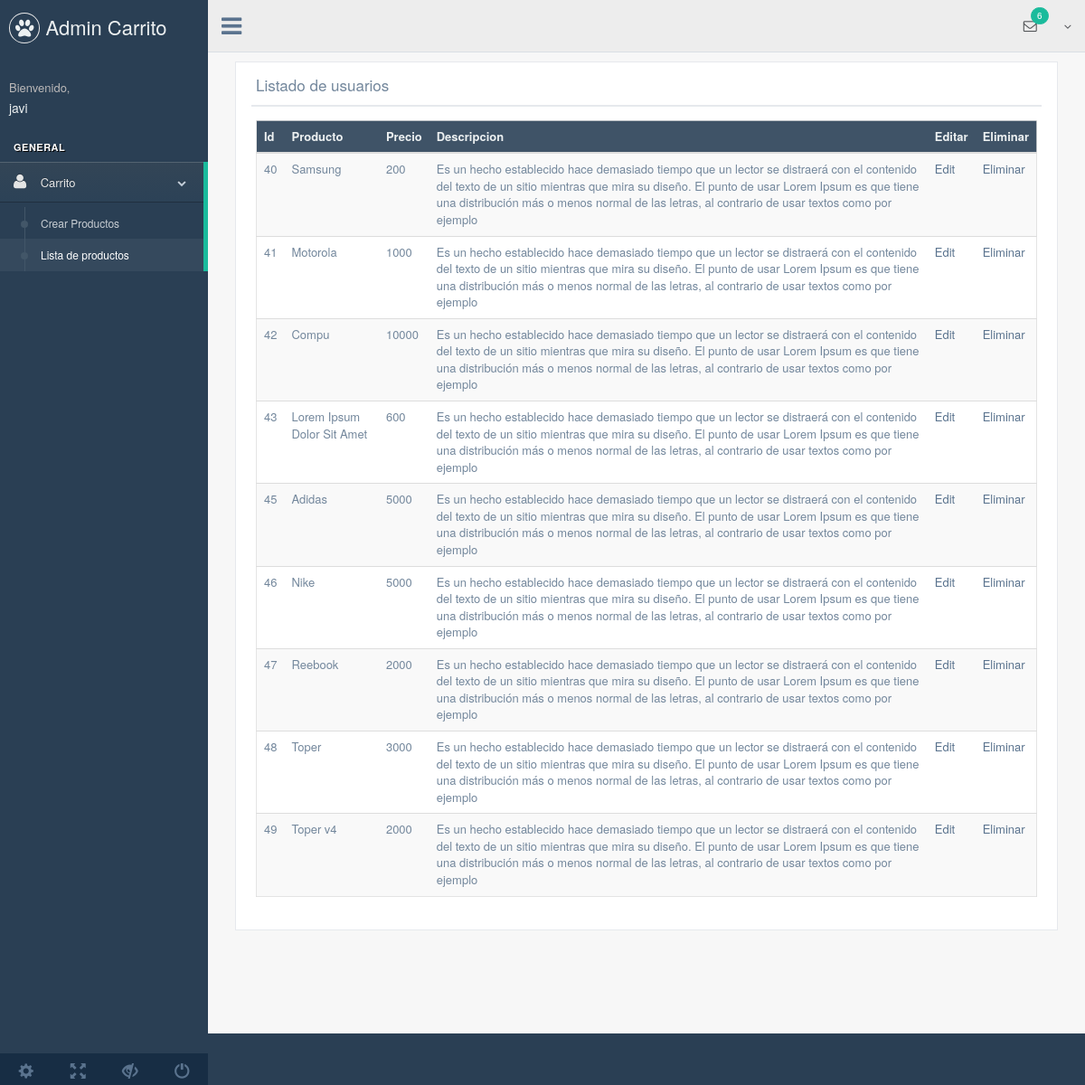
/admin/producto_listar.php (signed in), run on the app's committed database.
### tables this page shows
CREATE TABLE IF NOT EXISTS `productos` (
  `id_producto` int(11) NOT NULL AUTO_INCREMENT,
  `Nombre_de_producto` varchar(250) NOT NULL,
  `Precio_de_producto` double DEFAULT NULL,
  `imagen_de_producto` varchar(250) DEFAULT NULL,
  `descripcion` text,
  PRIMARY KEY (`id_producto`)
);

### admin/producto_listar.php (the view, shortened to what this page needs)
<?php include_once('inc/header.php');?>
  <body class="nav-md">
    <div class="container body altura">
      <div class="main_container">
        <div class="col-md-3 left_col">
          <?php include_once('inc/left_menu.php');?>
        <div class="right_col" role="main">
         <div class="col-md-12 col-sm-12 col-xs-12">
                <div class="x_panel">
                  <div class="x_title">
                    <h2>Listado de usuarios</h2>
					<div class="clearfix"></div>
                  </div>
                  <div class="x_content">
                    <div class="table-responsive">
                      <table class="table table-striped jambo_table ">
                        <thead>
                          <tr class="headings">
                            <th class="column-title">Id </th>
                            <th class="column-title">Producto </th>
                            <th class="column-title">Precio </th>
                            <th class="column-title">Descripcion </th>
                            <th class="column-title no-link last"><span class="nobr">Editar</span>
                            <th class="column-title no-link last"><span class="nobr">Eliminar</span>
                            </th>
                          </tr>
                        </thead>
                        <tbody>
						<?
							$sql = 'SELECT id_producto, Nombre_de_producto, Precio_de_producto, descripcion
                            FROM productos ORDER BY id_producto ASC';
							$resultado = $con->query($sql);
              if ($resultado):
							foreach($resultado as $row){
								?>
								  <tr class="even pointer">
									<td class=" "><?php echo $row['id_producto']?></td>
									<td class=" "><?= $row['Nombre_de_producto']?> </td>
									<td class=" "><?php print($row['Precio_de_producto'])?></td>
									<td class=" "><?php print($row['descripcion'])?></td>
										<td class=" last"><a href="productos_editar.php?id=<?=$row['id_producto']?>">Edit</a>
										<td class=" last"><a href="productos_eliminar.php?id=<?=$row['id_producto']?>">Eliminar</a>
									</td>
								  </tr>
							<?} endif;?>
                        </tbody>
                      </table>
                    </div>
                  </div>
                </div>
              </div>
        </div>
<?php include_once('inc/footer.php');

### admin/producto_listar.php (style rules this page uses)
.altura { height: 1200px; }

### data on the page
productos: id_producto "40", Nombre_de_producto "Samsung", Precio_de_producto "200", descripcion "Es un hecho establecido hace demasiado tiempo que un lector se distraerá con el contenido del texto de un sitio mientras que mira su diseño. El punto de usar Lorem Ipsum es que tiene una distribución más o menos normal de las letras, al contrario de usar textos como por ejemplo"
productos: id_producto "41", Nombre_de_producto "Motorola", Precio_de_producto "1000", descripcion "Es un hecho establecido hace demasiado tiempo que un lector se distraerá con el contenido del texto de un sitio mientras que mira su diseño. El punto de usar Lorem Ipsum es que tiene una distribución más o menos normal de las letras, al contrario de usar textos como por ejemplo"
productos: id_producto "42", Nombre_de_producto "Compu", Precio_de_producto "10000", descripcion "Es un hecho establecido hace demasiado tiempo que un lector se distraerá con el contenido del texto de un sitio mientras que mira su diseño. El punto de usar Lorem Ipsum es que tiene una distribución más o menos normal de las letras, al contrario de usar textos como por ejemplo"
productos: id_producto "43", Nombre_de_producto "Lorem Ipsum Dolor Sit Amet", Precio_de_producto "600", descripcion "Es un hecho establecido hace demasiado tiempo que un lector se distraerá con el contenido del texto de un sitio mientras que mira su diseño. El punto de usar Lorem Ipsum es que tiene una distribución más o menos normal de las letras, al contrario de usar textos como por ejemplo"
productos: id_producto "45", Nombre_de_producto "Adidas", Precio_de_producto "5000", descripcion "Es un hecho establecido hace demasiado tiempo que un lector se distraerá con el contenido del texto de un sitio mientras que mira su diseño. El punto de usar Lorem Ipsum es que tiene una distribución más o menos normal de las letras, al contrario de usar textos como por ejemplo"
productos: id_producto "46", Nombre_de_producto "Nike", Precio_de_producto "5000", descripcion "Es un hecho establecido hace demasiado tiempo que un lector se distraerá con el contenido del texto de un sitio mientras que mira su diseño. El punto de usar Lorem Ipsum es que tiene una distribución más o menos normal de las letras, al contrario de usar textos como por ejemplo"
productos: id_producto "47", Nombre_de_producto "Reebook", Precio_de_producto "2000", descripcion "Es un hecho establecido hace demasiado tiempo que un lector se distraerá con el contenido del texto de un sitio mientras que mira su diseño. El punto de usar Lorem Ipsum es que tiene una distribución más o menos normal de las letras, al contrario de usar textos como por ejemplo"
productos: id_producto "48", Nombre_de_producto "Toper", Precio_de_producto "3000", descripcion "Es un hecho establecido hace demasiado tiempo que un lector se distraerá con el contenido del texto de un sitio mientras que mira su diseño. El punto de usar Lorem Ipsum es que tiene una distribución más o menos normal de las letras, al contrario de usar textos como por ejemplo"
productos: id_producto "49", Nombre_de_producto "Toper v4", Precio_de_producto "2000", descripcion "Es un hecho establecido hace demasiado tiempo que un lector se distraerá con el contenido del texto de un sitio mientras que mira su diseño. El punto de usar Lorem Ipsum es que tiene una distribución más o menos normal de las letras, al contrario de usar textos como por ejemplo"

### other printed values
$_SESSION['usuario']['nombre'] "javi"
